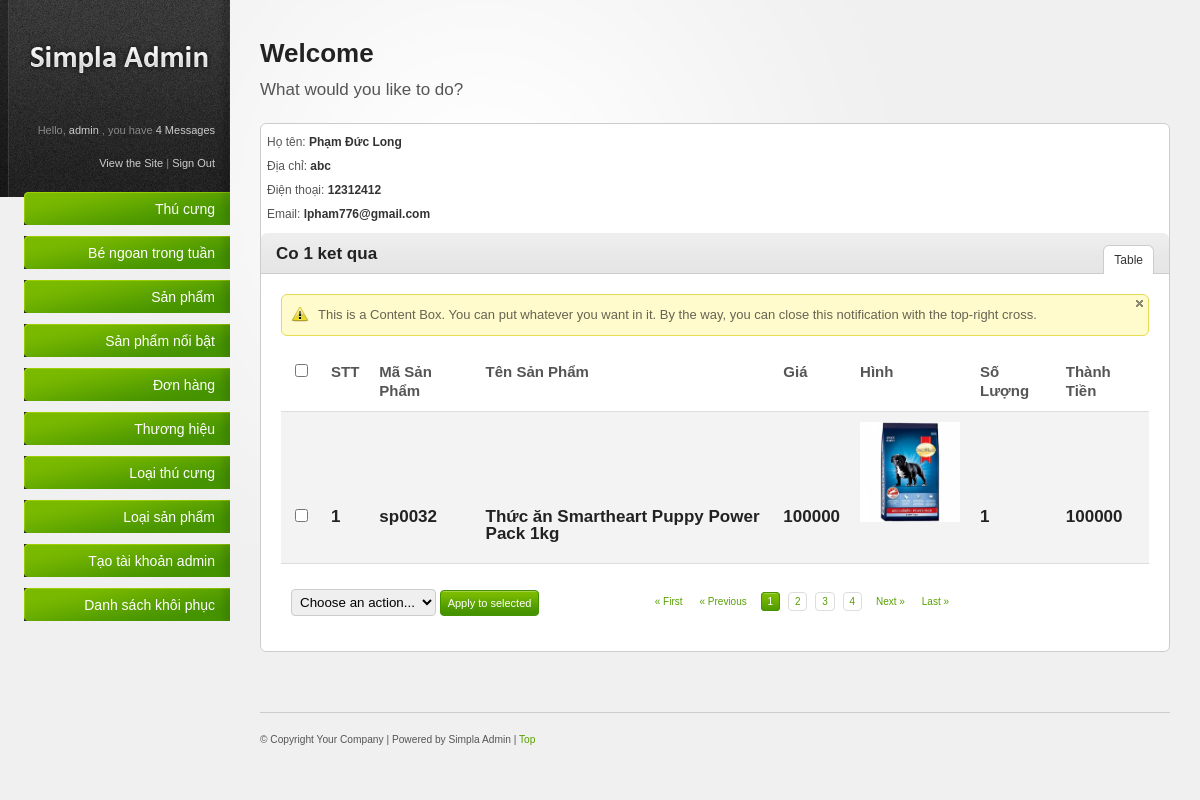
The app's page /admin/thongtindonhang.php?madon=4 (signed in) with its own data.
### tables this page shows
CREATE TABLE `donhang` (
  `madon` int(15) NOT NULL AUTO_INCREMENT,
  `username` varchar(30) NOT NULL,
  `hoten` varchar(50) DEFAULT NULL,
  `diachi` varchar(100) DEFAULT NULL,
  `dienthoai` int(10) DEFAULT NULL,
  `email` varchar(50) DEFAULT NULL,
  `pttt` tinyint(1) NOT NULL DEFAULT '0' COMMENT '0:tien mat,1:online',
  `trangthai` tinyint(1) NOT NULL DEFAULT '0' COMMENT '0:chờ xác nhận,1:chờ lấy hàng,2:đang giao,3:đã giao,4:đã hủy',
  `thanhtien` int(25) NOT NULL DEFAULT '0',
  PRIMARY KEY (`madon`)
);

CREATE TABLE `giohang` (
  `stt` int(11) NOT NULL AUTO_INCREMENT,
  `masp` char(10) NOT NULL,
  `tensp` varchar(100) NOT NULL,
  `gia` float NOT NULL,
  `hinh` varchar(50) NOT NULL,
  `soluong` int(11) NOT NULL,
  `thanhtien` float NOT NULL DEFAULT '0',
  `madon` int(15) NOT NULL,
  `xoa` tinyint(1) NOT NULL DEFAULT '0',
  PRIMARY KEY (`stt`),
  KEY `masp` (`masp`),
  KEY `madon` (`madon`),
  CONSTRAINT `FK_giohang_donhang` FOREIGN KEY (`madon`) REFERENCES `donhang` (`madon`) ON DELETE NO ACTION ON UPDATE CASCADE,
  CONSTRAINT `FK_giohang_sanpham` FOREIGN KEY (`masp`) REFERENCES `sanpham` (`masp`) ON DELETE NO ACTION ON UPDATE CASCADE
);

### admin/pages/content_box_thongtindonhang.php (the view, shortened to what this page needs)
<?php
$m = isset($_GET['madon'])?$_GET['madon']:'';
$sql="select * from giohang where madon=? and xoa=0";
$a =[$m];
$objStatament = $objPDO->prepare($sql);
$objStatament->execute($a);
$n = $objStatament->rowCount();
$data = $objStatament->fetchAll(PDO::FETCH_OBJ);
$sql="select * from donhang where madon=?";
$a =[$m];
$objStatament = $objPDO->prepare($sql);
$objStatament->execute($a);
$datadon = $objStatament->fetchAll(PDO::FETCH_OBJ);
?>
<form width="100%" action="store_lhnn.php" method="post" enctype="multipart/form-data"><br>
    <?php foreach($datadon as $dh){ ?>
    &ensp;Họ tên: <strong><?php echo $dh->hoten ?></strong> <br><br>
    &ensp;Địa chỉ: <strong><?php echo $dh->diachi ?></strong> <br><br>
    &ensp;Điện thoại: <strong><?php echo $dh->dienthoai ?></strong> <br><br>
    &ensp;Email: <strong><?php echo $dh->email ?></strong> <br><br>
    <?php } ?>
</form>
<div class="content-box-header">
    <h3>Co <?php echo $n ?> ket qua</h3>
    <ul class="content-box-tabs">
        <li><a href="#tab1" class="default-tab">Table</a></li>
    </ul>
</div>
<div class="content-box-content">
    <div class="tab-content default-tab" id="tab1">
        <div class="notification attention png_bg">
            <a href="#" class="close"><img src="resources/images/icons/cross_grey_small.png" title="Close this notification" alt="close" /></a>
            <div>
                This is a Content Box. You can put whatever you want in it. By the way, you can close this notification with the top-right cross.
            </div>
        </div>
        <table>
            <thead>
                <tr>
                    <th><input class="check-all" type="checkbox" /></th>
                    <th>STT</th>
                    <th>Mã Sản Phẩm</th>
                    <th>Tên Sản Phẩm</th>
                    <th>Giá</th>
                    <th>Hình</th>
                    <th>Số Lượng</th>
                    <th>Thành Tiền</th>
                </tr>
            </thead>
            <tfoot>
                <tr>
                    <td colspan="6">
                        <div class="bulk-actions align-left">
                            <select name="dropdown">
                                <option value="option1">Choose an action...</option>
                            </select>
                            <a class="button" href="#">Apply to selected</a>
                        </div>
                        <div class="pagination">
                            <a href="#" title="First Page">&laquo; First</a><a href="#" title="Previous Page">&laquo; Previous</a>
                            <a href="#" class="number  current" title="1">1</a>
                            <a href="#" class="number" title="2">2</a>
                            <a href="#" class="number" title="3">3</a>
                            <a href="#" class="number" title="4">4</a>
                            <a href="#" title="Next Page">Next &raquo;</a><a href="#" title="Last Page">Last &raquo;</a>
                        </div>
                    </td>
                </tr>
            </tfoot>
            <tbody>
                <?php
                foreach($data as $gh)
                {
                    ?>
                     <tr>
                    <td><input type="checkbox" name="check-box" /></td>
                    <td><h3><?php echo $gh->stt ?><h3></td>
                    <td><h3><?php echo $gh->masp ?></h3></td>
                    <td><h3><?php echo $gh->tensp ?></h3></td>
                    <td><h3><?php echo $gh->gia ?></h3></td>
                    <td><img src='./resources/images/<?php echo $gh->hinh ?>' style="width:100px;height:100px;"> </td>
                    <td><h3><?php echo $gh->soluong ?></h3></td>
                    <td><h3><?php echo $gh->thanhtien ?></h3></td>
                </tr>
                    <?php
                }
                ?>
            </tbody>
        </table>
    </div>
</div>

### admin/resources/css/style.css (style rules this page uses)
html { font-size: 100%; height: 100%; margin-bottom: 1px; }
body { font-family: Arial, Helvetica, sans-serif; color: #555; background: #f0f0f0 url('../images/bg_login.html') top left repeat-y; font-size: 12px; }
h1, h2, h3, h4, h5, h6 { font-family: Helvetica, Arial, sans-serif; color: #222; font-weight: bold; }
h3 { font-size: 17px; padding: 0 0 10px 0; }
a { color: #57a000; text-decoration: none; }
strong { font-weight: bold; color: #333; }
.align-left { float: left; }
.button { font-family: Verdana, Arial, sans-serif; display: inline-block; background: #459300 url('../images/bg-button-green.gif') top left repeat-x !important; border: 1px solid #459300 !important; padding: 4px 7px 4px 7px !important; color: #fff !important; font-size: 11px !important; cursor: pointer; }
#main-content ul, #main-content ol { padding: 10px 0; }
#main-content ul li { background: url('../images/icons/bullet_black.png') center left no-repeat; padding: 4px 0 4px 20px; }
.content-box-header { background: #e5e5e5 url('../images/bg-content-box.gif') top left repeat-x; margin-top: 1px; height: 40px; }
.content-box-header h3 { padding: 12px 15px 10px; float: left; }
ul.content-box-tabs { float: right; padding: 12px 15px 0 0 !important; margin: 0 !important; }
ul.content-box-tabs li { float: left; margin: 0; padding: 0 !important; background-image: none !important; }
ul.content-box-tabs li a { color: #333; padding: 8px 10px; display: block; margin: 1px; border-bottom: 0; }
ul.content-box-tabs li a.current { background: #fff; border: 1px solid #ccc; border-bottom: 0; margin: 0; }
.content-box-content { padding: 20px; font-size: 13px; border-top: 1px solid #ccc; }
#main-content table { width: 100%; border-collapse: collapse; }
#main-content table thead th { font-weight: bold; font-size: 15px; border-bottom: 1px solid #ddd; }
#main-content tbody { border-bottom: 1px solid #ddd; }
#main-content tbody tr { background: #fff; }
#main-content tbody tr.alt-row { background: #f3f3f3; }
#main-content table td, #main-content table th { padding: 10px; line-height: 1.3em; }
#main-content table tfoot td .bulk-actions { padding: 15px 0 5px 0; }
#main-content table tfoot td .bulk-actions select { padding: 4px; border: 1px solid #ccc; }
#main-content .pagination { text-align: right; padding: 20px 0 5px 0; font-family: Verdana, Arial, Helvetica, sans-serif; font-size: 10px; }
.pagination a { margin: 0 5px 0 0; padding: 3px 6px; }
.pagination a.number { border: 1px solid #ddd; }
.pagination a.current { background: #469400 url('../images/bg-button-green.gif') top left repeat-x !important; border-color: #459300 !important; color: #fff !important; }
.notification { position: relative; margin: 0 0 15px 0; padding: 0; border: 1px solid; background-position: 10px 11px !important; background-repeat: no-repeat !important; font-size: 13px; width: 99.8%; }
.attention { background: #fffbcc url('../images/icons/exclamation.png') 10px 11px no-repeat; border-color: #e6db55; color: #666452; }
.notification div { display:block; font-style:normal; padding: 10px 10px 10px 36px; line-height: 1.5em; }
.notification .close { color:#990000; font-size:9px; position:absolute; right:5px; top:5px; }

### admin/resources/css/invalid.css (style rules this page uses)
.button, #main-content table tfoot td .bulk-actions select, .pagination a.number, form input.text-input, form textarea, form .wysiwyg, form select, .dp-popup { -moz-border-radius: 4px; -webkit-border-radius: 4px; border-radius: 4px; }
.content-box, .content-box-header, ul.content-box-tabs li a.current, .shortcut-button, .notification { -moz-border-radius: 6px; -webkit-border-radius: 6px; border-radius: 6px; }
.content-box-header { -moz-border-radius-bottomleft: 0; -moz-border-radius-bottomright: 0; -webkit-border-bottom-left-radius: 0; -webkit-border-bottom-right-radius: 0; border-bottom-left-radius: 0; border-bottom-right-radius: 0; }
ul.content-box-tabs li a.current { -moz-border-radius-bottomleft: 0; -moz-border-radius-bottomright: 0; -webkit-border-bottom-left-radius: 0; -webkit-border-bottom-right-radius: 0; border-bottom-left-radius: 0; border-bottom-right-radius: 0; }

### records on screen
donhang: hoten "Phạm Đức Long", diachi "abc", dienthoai "12312412", email "lpham776@gmail.com"
giohang: stt "1", masp "sp0032", tensp "Thức ăn Smartheart Puppy Power Pack 1kg", gia "100000", hinh (picture), soluong "1", thanhtien "100000"

### other values on screen
$a->username "admin"
$n "4"
$n "1"
